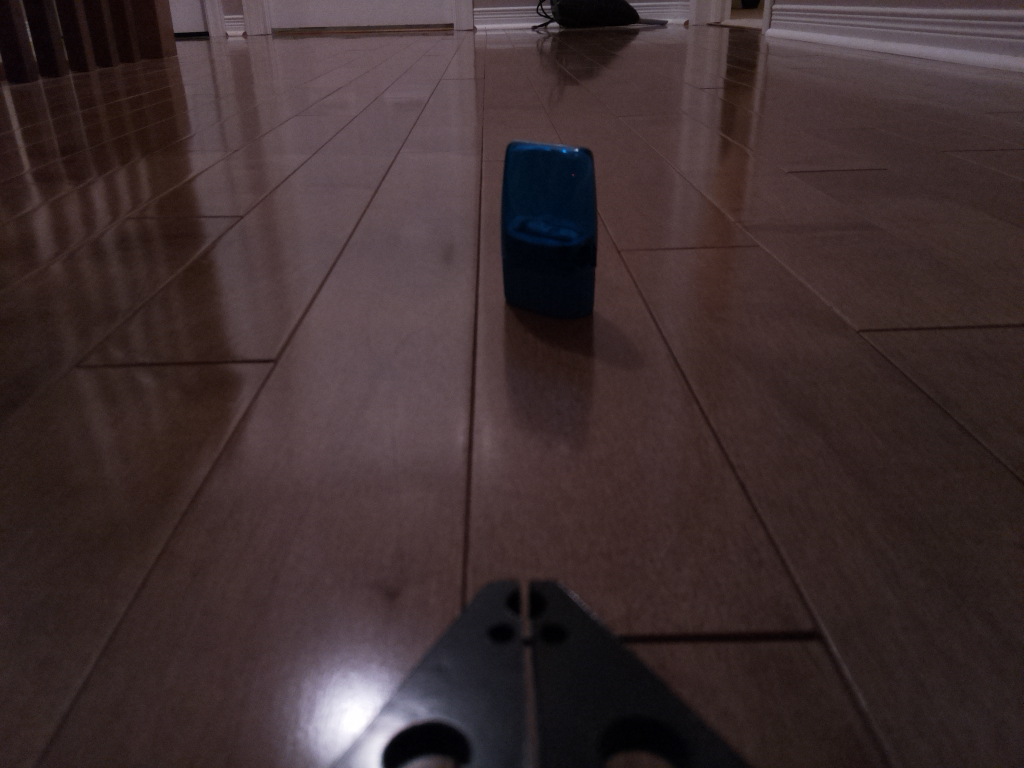
#> input picture image4.jpg, 1024 x 768 px
$ python distance.py
#> lines starting #> are read from the running program, lines starting #| are printed output that depends on the picture; after the words box and inside, x2 and y2 are one past the last pixel; in counts of white or black regions, pixels touching at a corner belong together
import numpy as np
import imutils
import cv2

'''
def find_marker(image):
	# convert the image to grayscale, blur it, and detect edges
	gray = cv2.cvtColor(image, cv2.COLOR_BGR2GRAY)
	gray = cv2.GaussianBlur(gray, (5, 5), 0)
	edged = cv2.Canny(gray, 35, 125)
	# find the contours in the edged image and keep the largest one;
	# we'll assume that this is our piece of paper in the image
	cnts = cv2.findContours(edged.copy(), cv2.RETR_LIST, cv2.CHAIN_APPROX_SIMPLE)
	cnts = imutils.grab_contours(cnts)
	c = max(cnts, key = cv2.contourArea)
	# compute the bounding box of the of the paper region and return it
	return cv2.minAreaRect(c)

def distance_to_camera(knownWidth, focalLength, perWidth):
	# compute and return the distance from the maker to the camera
	return (knownWidth * focalLength) / perWidth

def getFocalLength():

	# initialize the known distance from the camera to the object, which
	# in this case is 24 inches
	KNOWN_DISTANCE = 24.0
	# initialize the known object width, which in this case, the piece of
	# paper is 12 inches wide
	KNOWN_WIDTH = 11.0
	# load the furst image that contains an object that is KNOWN TO BE 2 feet
	# from our camera, then find the paper marker in the image, and initialize
	# the focal length
	image = cv2.imread("images/2ft.png")
	marker = find_marker(image)
	focalLength = (marker[1][0] * KNOWN_DISTANCE) / KNOWN_WIDTH
	return focalLength
'''


if __name__ == '__main__':
	## Raspberry Pi Camera v2 Specifications
	# Resolution: 	3280 × 2464
	# Sensor Size: 	3.68 x 2.76 mm
	# Focal Length: 3.04 mm

	sensorSizeY = 2.76	# mm
	sensorResY = 2464	# px
	focalLength = 3.04	# mm
	pixPerMil = sensorResY / sensorSizeY	# px/mm
	objectHeight = 2.5	# cm

	imagePath = '../../image4.jpg'

	minHSV = np.array([100, 152, 0])
	maxHSV = np.array([125, 255, 255])

	image = cv2.imread(imagePath)
#> image is the input picture: shape (768, 1024, 3); mean B, G, R 47.6, 46.6, 61.7
	imageHSV = cv2.cvtColor(image, cv2.COLOR_BGR2HSV)
#> imageHSV: shape (768, 1024, 3); mean H, S, V 72.5, 78.8, 62.5
	blackMask = cv2.inRange(imageHSV, minHSV, maxHSV)
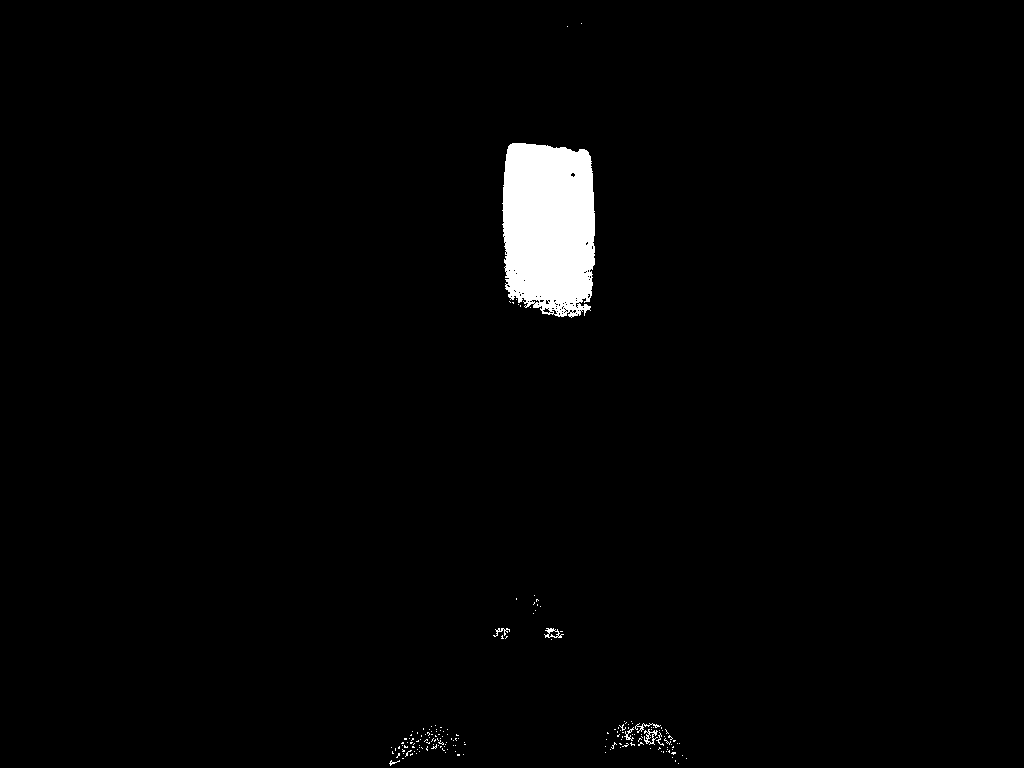
#> blackMask: shape (768, 1024); 1.9% white; 171 white regions (163 under 20 px), largest, box (x1, y1, x2, y2) and area: (502, 143, 595, 318) 14161, (644, 729, 658, 745) 93, (544, 628, 564, 638) 83

	thresh = cv2.erode(blackMask, None, iterations=3)
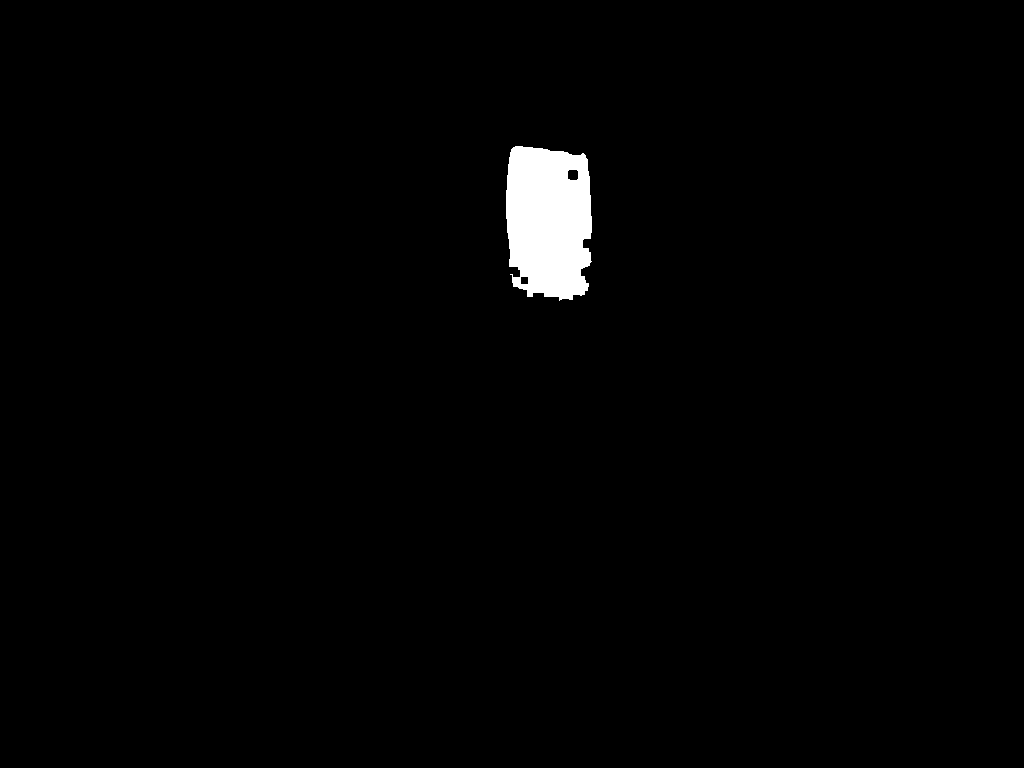
#> thresh: shape (768, 1024); 1.4% white; 1 white region, box (x1, y1, x2, y2) and area: (506, 146, 592, 301) 11371
	thresh = cv2.dilate(thresh, None, iterations=1)
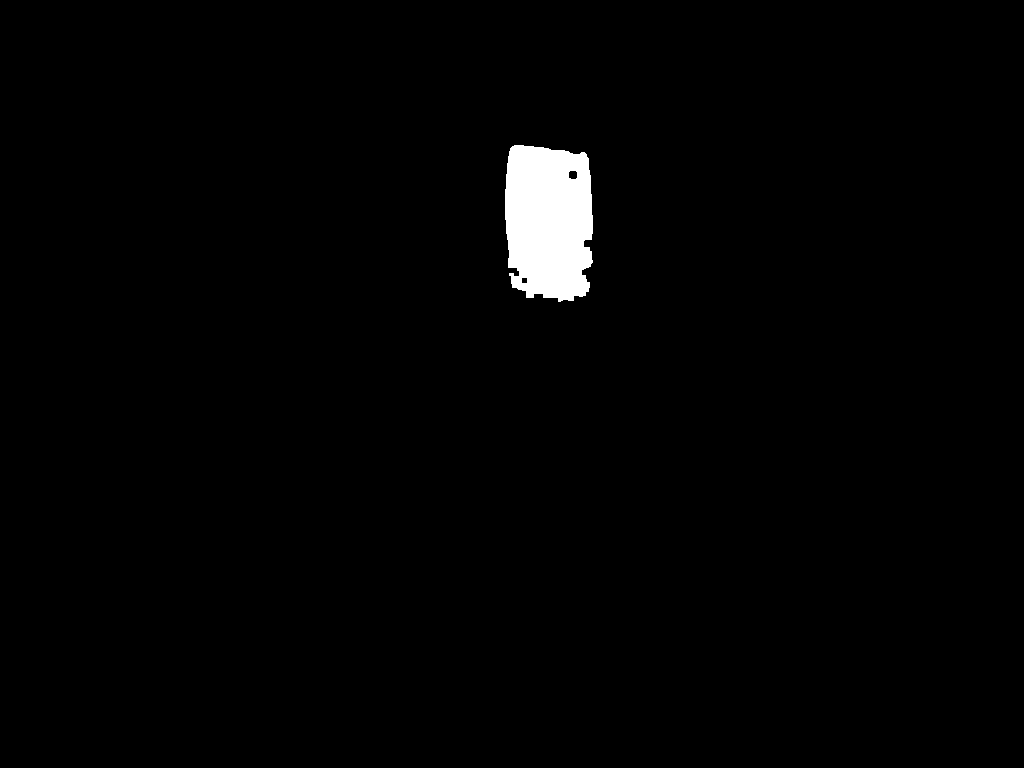
#> thresh: shape (768, 1024); 1.5% white; 1 white region
	ret, thresh = cv2.threshold(thresh, 230, 255, cv2.THRESH_BINARY)

	x, y, w, h = cv2.boundingRect(thresh)
#> x = 505; y = 145; w = 88; h = 157

	# Draw contours around detected object
	cnts = cv2.findContours(thresh.copy(), cv2.RETR_EXTERNAL,cv2.CHAIN_APPROX_SIMPLE)
#> cnts = 1 contour; box (x1, y1, x2, y2) and area: (505, 145, 593, 302) 11830
	cnts = imutils.grab_contours(cnts)
	cX_object = 0
	cY_object = 0
	cX_frame = int(640/2) # verify if this needs switching
	cY_frame = int(480/2) # verify if this needs switching

	for c in cnts:
		# compute the center of the contour
		M = cv2.moments(c)
		cX_object = int(M["m10"] / M["m00"])
		cY_object = int(M["m01"] / M["m00"])
		# draw the contour and center of the shape on the image
		cv2.drawContours(image, [c], -1, (0, 255, 0), 2)
		cv2.circle(image, (cX_object, cY_object), 7, (255, 255, 255), -1)
#> this loop made 1 pass
#> (cX_object, cY_object) on pass 1: (548, 220)
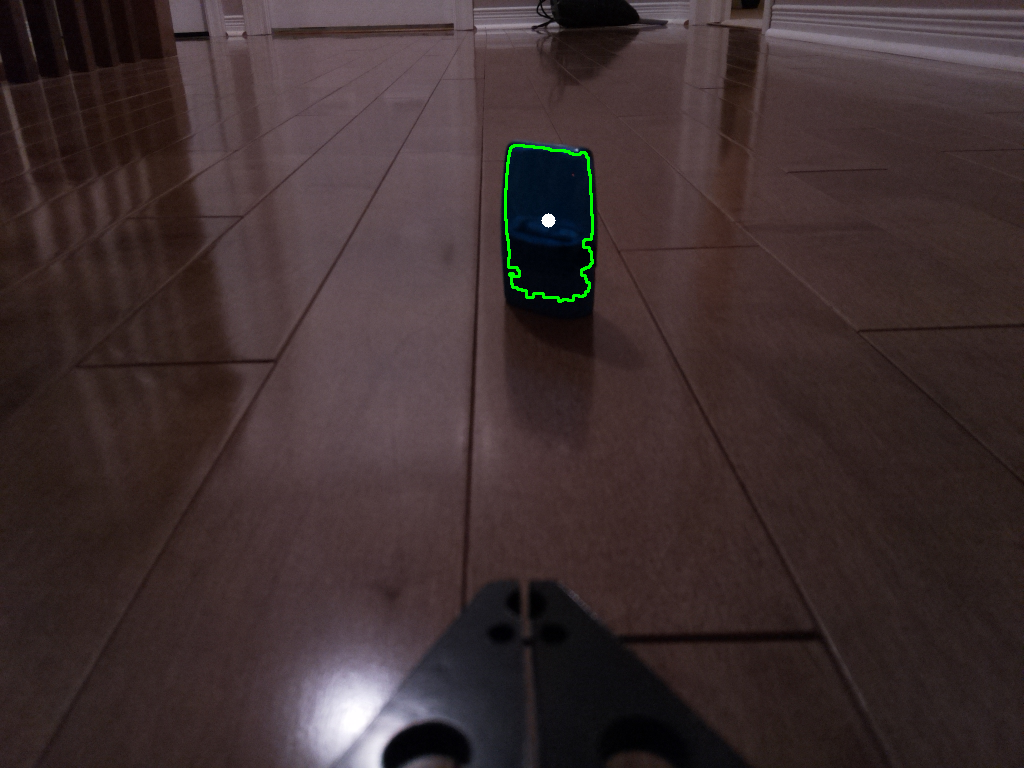
#> image: shape (768, 1024, 3); 0.22% of pixels changed, all inside (x1, y1, x2, y2) = (504, 144, 594, 303)

	print('Distance: ' + str(objectHeight * focalLength * pixPerMil / h) + 'cm')
#| Distance: 43.21609895689098cm

	cv2.imshow("image", image)
	cv2.waitKey(0)

$ run again, with fullColourSpectrum.jpg copied over image4.jpg
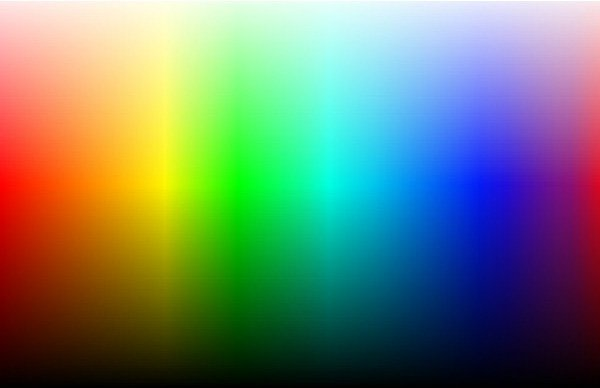
#> input picture fullColourSpectrum.jpg, 600 x 388 px
#> image is the input picture: shape (388, 600, 3); mean B, G, R 111.8, 129.8, 110
#> imageHSV: shape (388, 600, 3); mean H, S, V 73.9, 192.6, 178.4
#> `blackMask = cv2.inRange(imageHSV, minHSV, maxHSV)`:
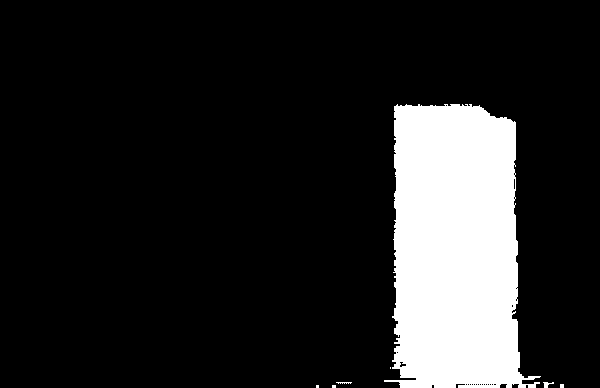
#> blackMask: shape (388, 600); 14.7% white; 7 white regions (4 under 20 px), largest, box (x1, y1, x2, y2) and area: (384, 104, 541, 388) 34020, (543, 382, 554, 388) 34, (336, 382, 352, 384) 23
#> x = 396; y = 106; w = 138; h = 282
#> cnts = 3 contours, 2 with area under 20; largest, box (x1, y1, x2, y2) and area: (396, 106, 520, 388) 31158
#> the loop `for c in cnts:` made 3 passes
#> (c, cX_object, cY_object) on passes 1 to 2: ([[530, 386], [530, 387], [533, 387], [533, 386]], 531, 386), ([[521, 386], [521, 387], [523, 387], [523, 386]], 522, 386)
#> after the loop `for c in cnts:`:
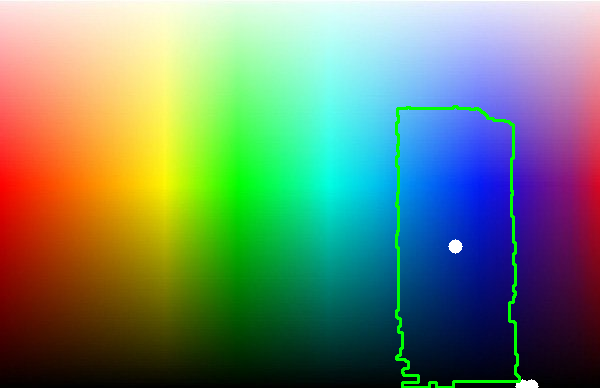
#> image: shape (388, 600, 3); 1.27% of pixels changed, all inside (x1, y1, x2, y2) = (395, 105, 539, 388)
#| Distance: 24.06002672422654cm

$ run again, with image.jpg copied over image4.jpg
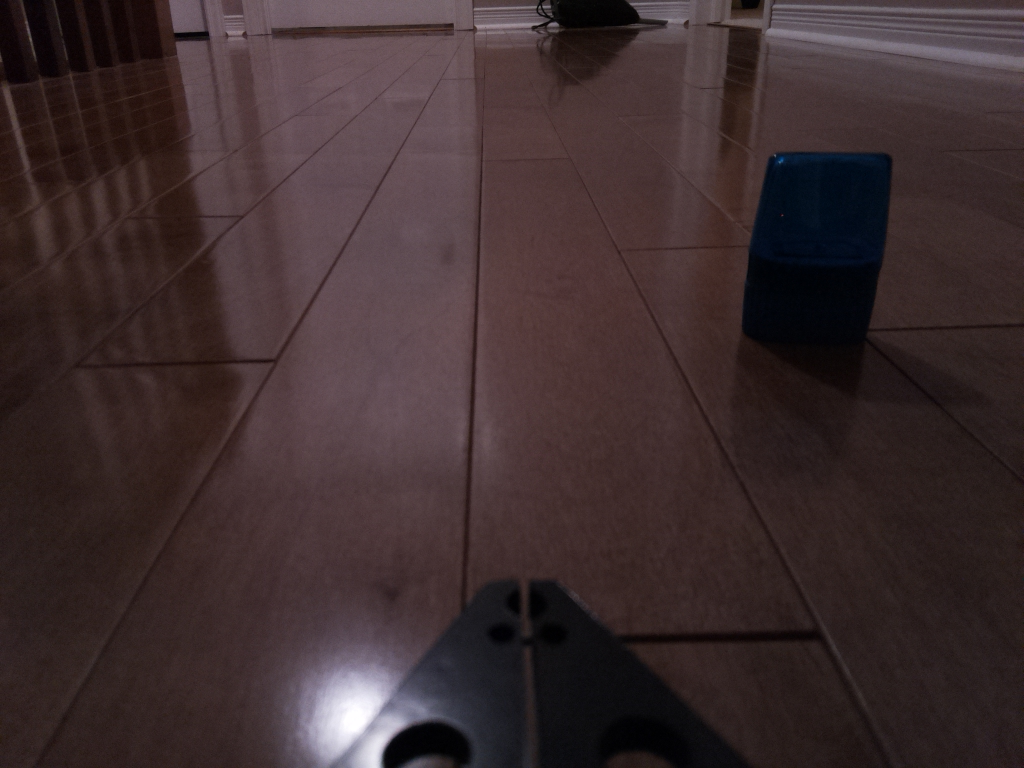
#> input picture image.jpg, 1024 x 768 px
#> image is the input picture: shape (768, 1024, 3); mean B, G, R 47.2, 45.8, 61.3
#> imageHSV: shape (768, 1024, 3); mean H, S, V 76.5, 81.3, 62.3
#> `blackMask = cv2.inRange(imageHSV, minHSV, maxHSV)`:
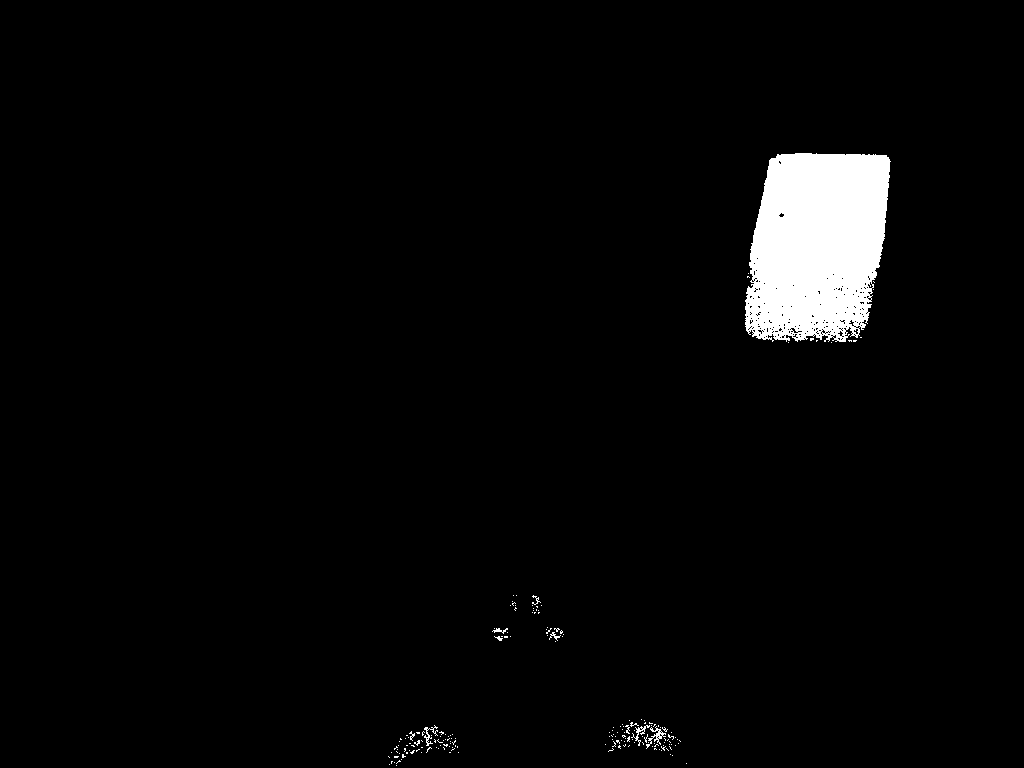
#> blackMask: shape (768, 1024); 3% white; 186 white regions (176 under 20 px), largest, box (x1, y1, x2, y2) and area: (745, 153, 891, 342) 22525, (646, 726, 666, 749) 127, (631, 725, 650, 746) 90
#> x = 751; y = 155; w = 137; h = 174
#> cnts = 2 contours, 1 with area under 20; largest, box (x1, y1, x2, y2) and area: (751, 155, 888, 329) 18070
#> the loop `for c in cnts:` made 2 passes
#> (cX_object, cY_object) on passes 1 to 2: (858, 317), (818, 233)
#> after the loop `for c in cnts:`:
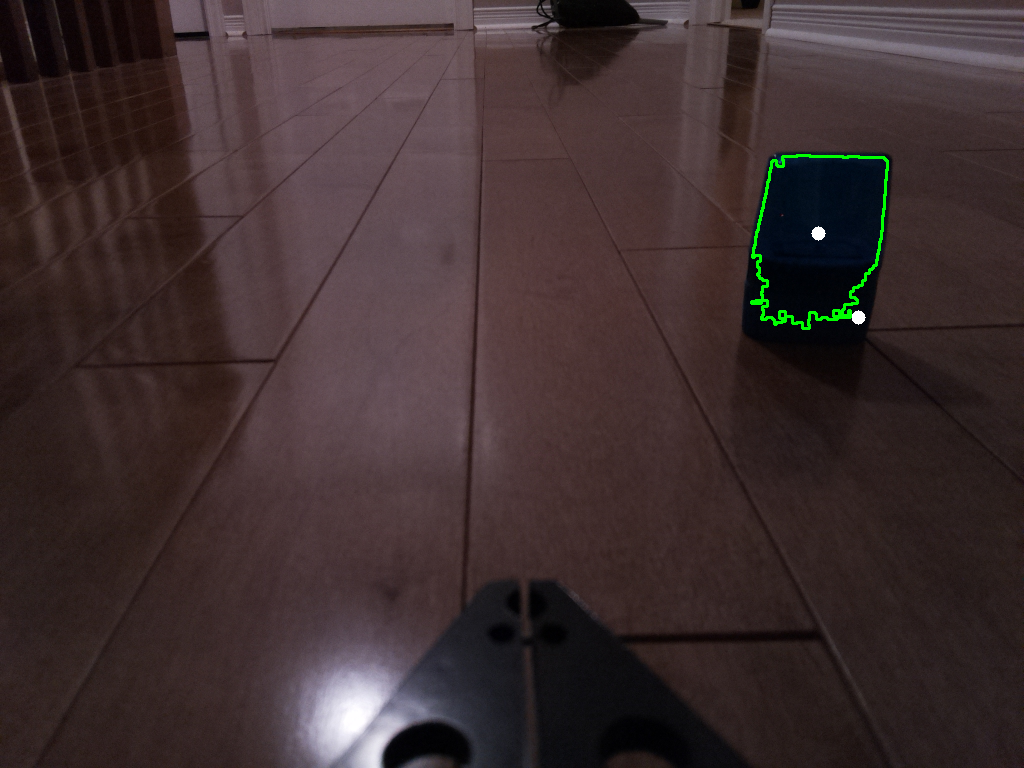
#> image: shape (768, 1024, 3); 0.33% of pixels changed, all inside (x1, y1, x2, y2) = (750, 154, 889, 330)
#| Distance: 38.99383641512577cm
